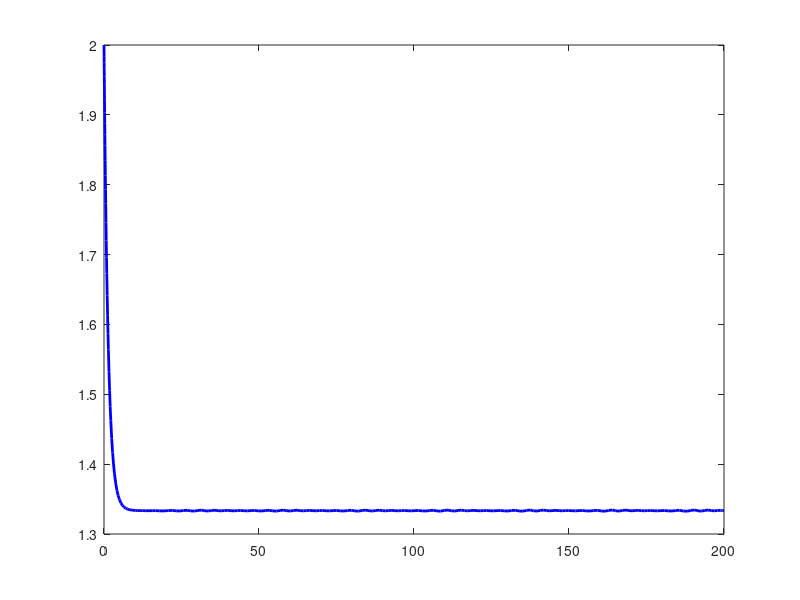

Write MATLAB code to recreate this figure. (Note: this script raises an error after producing the figure.)
function cstr
    %======================
    % Parâmetros do reator
    %======================
    F = 5;        % l/min
    V = 10;       % l
    k = 0.25;     % 1/min
    CAf = 2.0;    % mol/l
    Xalvo = 0.90; % alvo de 90%

    % Conversão de unidades (para consistência)
    % Aqui pode manter em l/min porque V e F estão em mesma unidade
    % Logo tau já sai em min corretamente

    % Condição inicial
    CA0 = CAf; % começa com concentração igual à alimentação

    % Tempo de simulação
    tspan = [0 200]; % min

    % Resolver EDO
    [t, CA] = ode45(@(t,CA) dCSTR(t,CA,F,V,CAf,k), tspan, CA0);

    % Conversão ao longo do tempo
    X = (CAf - CA)./CAf;

    %======================
    % Cálculos analíticos
    %======================
    tau = V/F;
    Da = k*tau;
    CA_ss = CAf/(1+Da);
    X_ss = 1 - 1/(1+Da);

    % Projeto para alvo
    Da_alvo  = Xalvo/(1 - Xalvo);
    tau_alvo = Da_alvo/k;
    V_alvo   = F * tau_alvo;
    F_alvo   = V / tau_alvo;
    CA_alvo  = CAf * (1 - Xalvo);

    %======================
    % Plotagem
    %======================
    figure;
    plot(t, CA, 'b', 'LineWidth', 2); hold on;
    yline(CA_ss, '--k', 'CA_{ss}');
    xlabel('Tempo [min]');
    ylabel('Concentração C_A [mol/L]');
    title('CSTR - Concentração de A');
    grid on;

    figure;
    plot(t, X, 'r', 'LineWidth', 2); hold on;
    yline(X_ss, '--k', 'X_{ss}');
    xlabel('Tempo [min]');
    ylabel('Conversão X');
    title('CSTR - Conversão ao longo do tempo');
    grid on;

    %======================
    % Mostrar resultados no console
    %======================
    fprintf('\n=== Resultados CSTR ===\n');
    fprintf('Tempo de residência (tau) = %.2f min\n', tau);
    fprintf('Damkohler (Da) = %.2f\n', Da);
    fprintf('CA regime (CA_ss) = %.2f mol/L\n', CA_ss);
    fprintf('X regime (X_ss) = %.2f\n', X_ss);
    fprintf('\n=== Projeto para X alvo = %.2f ===\n', Xalvo);
    fprintf('Da alvo = %.2f\n', Da_alvo);
    fprintf('Tau alvo = %.2f min\n', tau_alvo);
    fprintf('V alvo (para F fixo) = %.2f L\n', V_alvo);
    fprintf('F alvo (para V fixo) = %.2f L/min\n', F_alvo);
    fprintf('CA alvo = %.2f mol/L\n', CA_alvo);
end

function dCA = dCSTR(t,CA,F,V,CAf,k)
    % Cinética de 1ª ordem e balanço de massa no CSTR
    RA = k*CA;
    dCA = F/V*(CAf - CA) - RA;
end
